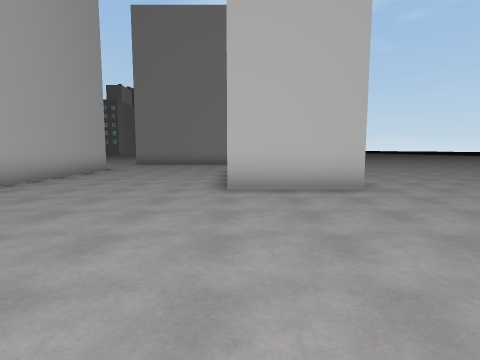
[1] (above)

23 first-person views from a walk through a scene from a Unity 3-D project. The camera is 1.5 m above the floor, tilts 6° down and sees 80° across. The floor is counted in squares, 2 m on a side. Each view is taken from the middle of a square. On the plan, view 1 faces up. The plan holds only what a view shows up to about 10 squares ahead; the rest is blank. The place goes on beyond the plan.

[2]
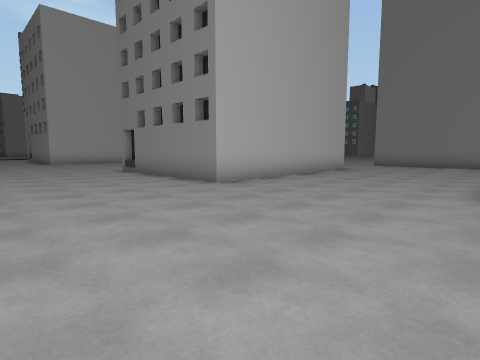

[3]
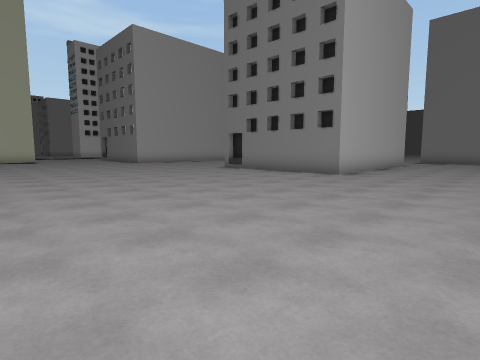

[4]
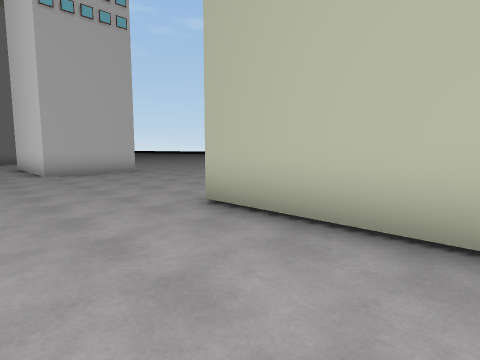

[5]
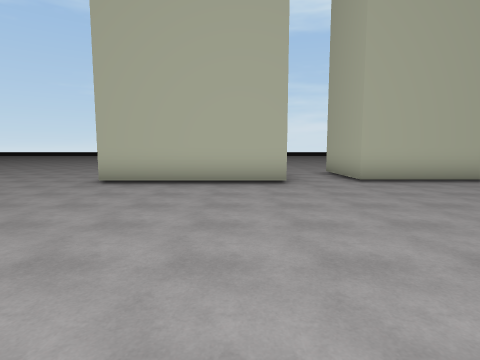

[6]
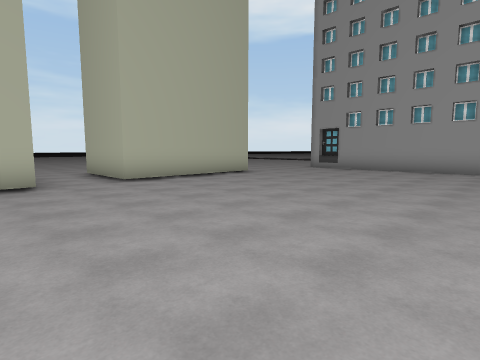

[7]
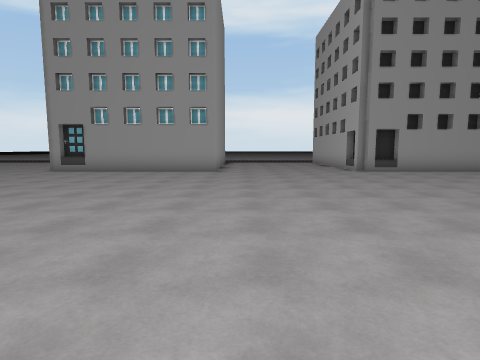

[8]
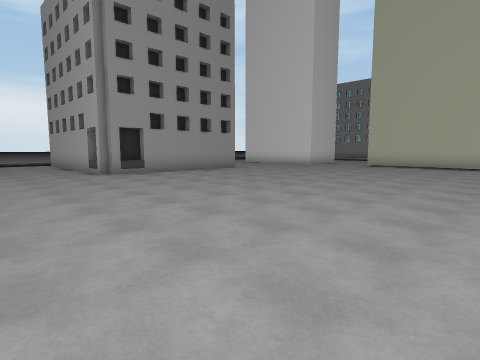

[9]
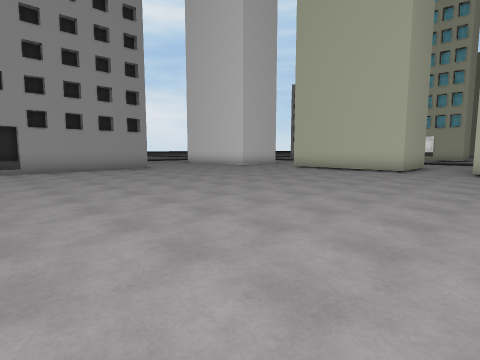

[10]
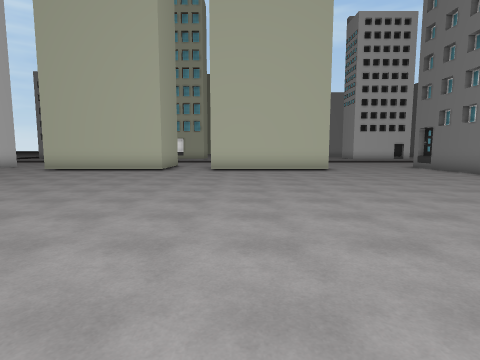

[11]
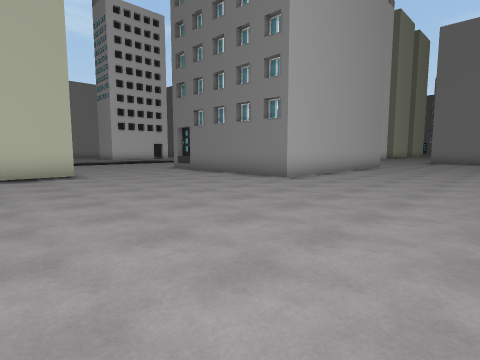

[12]
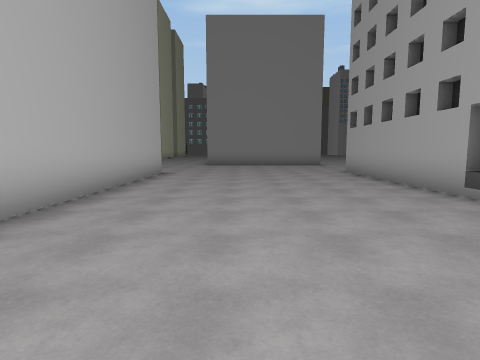

[13]
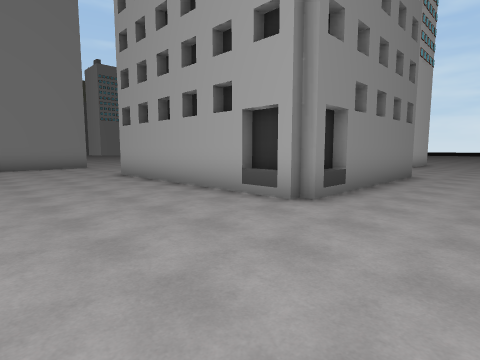

[14]
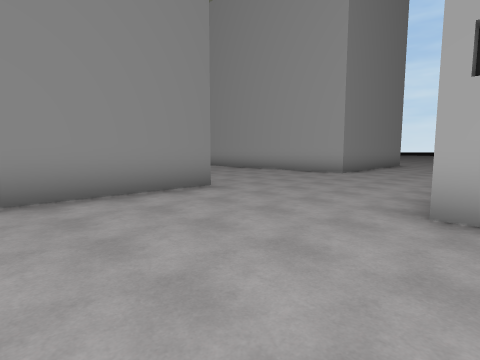

[15]
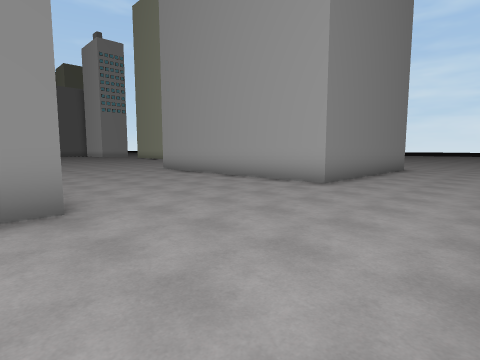

[16]
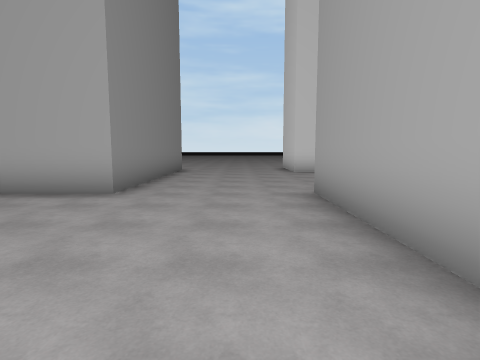

[17]
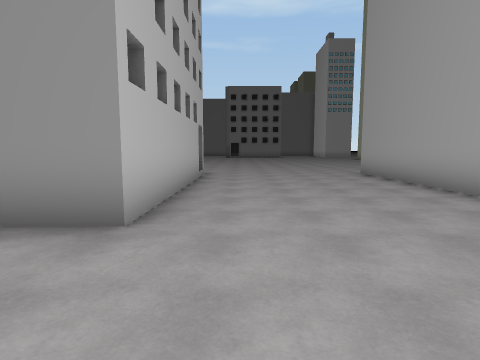

[18]
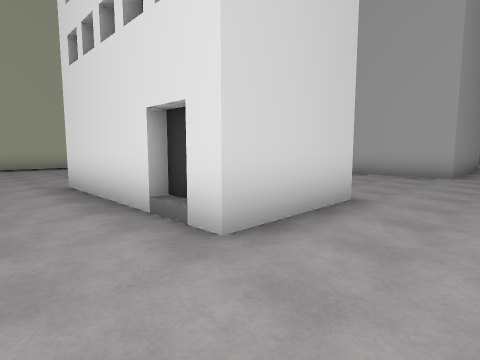

[19]
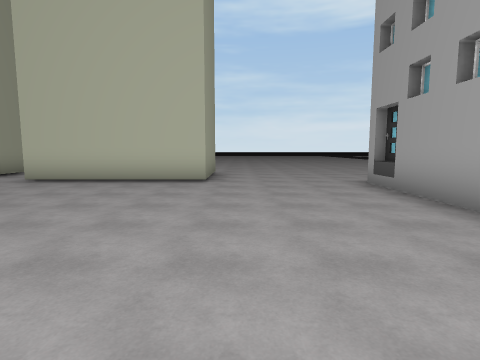

[20]
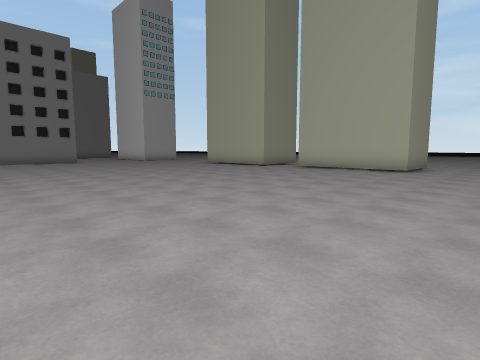

[21]
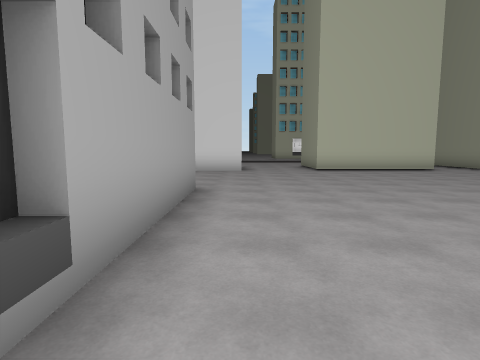

[22]
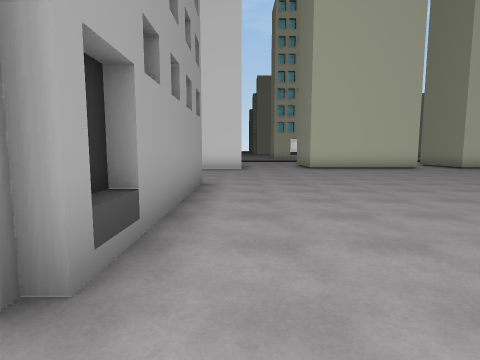

[23]
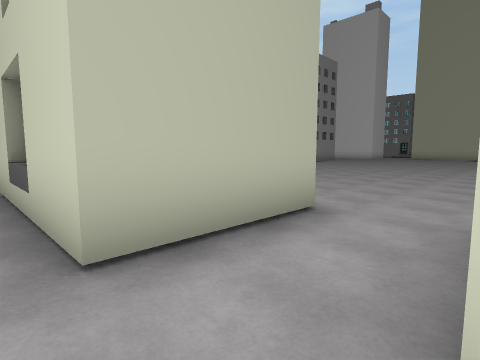

### Floor plan
Key: @ floor where view 1 was taken; # wall or solid block; . floor; B building.
Columns run from 22 left of view 1 to 4 right of it. Each row starts with its distance up from view 1.
 22             ......
 21             #....#
 20             #....B
 19             #....B
 18             #....B
 17             #....B
 16             #....B
 15         BBBB#....B
 14         .........######
 13         ................
 12         ...................
 11       .....................
 10      B......BBBBBB....BBB..
  9      B......B    B....B B..
  8      B......B    B....B B..
  7      B......B    B....B B..
  6      B......B    B....BBB..
  5      B......BBBBBB.........
  4  BBBBB.....................
  3   .........................
  2  ..........................
  1 ...........................
  0 ......................@...
 -1  B.....................BBB
 -2  B.....................B
 -3  B.....................B
 -4  B.....................B
 -5  B.....................BB#.
 -6 ...........................
 -7 BB.....................#BB.
 -8  B.....................B B.
 -9  B.....................B B.
-10  B.....................B B.
-11  B.....................BBB
-12   .........................
-13   .........................
-14   B........................
-15    ....BBBBB.....#BBBBB....

Positions as (right, up) in squares from view 1, and headings:
1: (0, 0), facing up
2: (0, 0), facing up-left
3: (-1, -4), facing up-left
4: (-2, -4), facing up-right
5: (-6, -4), facing right
6: (-6, -4), facing down-right
7: (-6, -5), facing down
8: (-7, -6), facing down-left
9: (-10, -4), facing down-left
10: (-10, -4), facing left
11: (-12, -3), facing up-left
12: (-14, 1), facing up
13: (-14, 2), facing up-right
14: (-14, 10), facing up-right
15: (-11, 11), facing up-right
16: (-10, 12), facing right
17: (-9, 12), facing up
18: (4, 12), facing down-left
19: (-6, -12), facing right
20: (-10, -14), facing up-right
21: (-10, -14), facing left
22: (-9, -14), facing left
23: (4, -5), facing down-left
